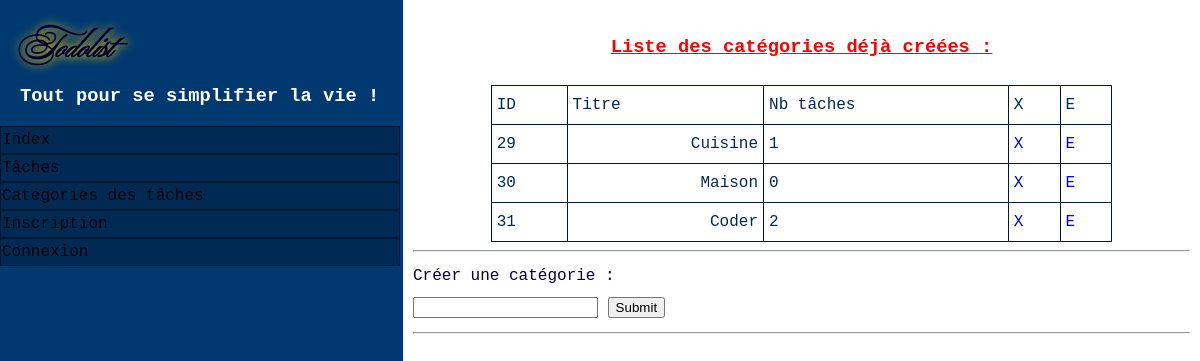
The app's page /categories.php, older data.
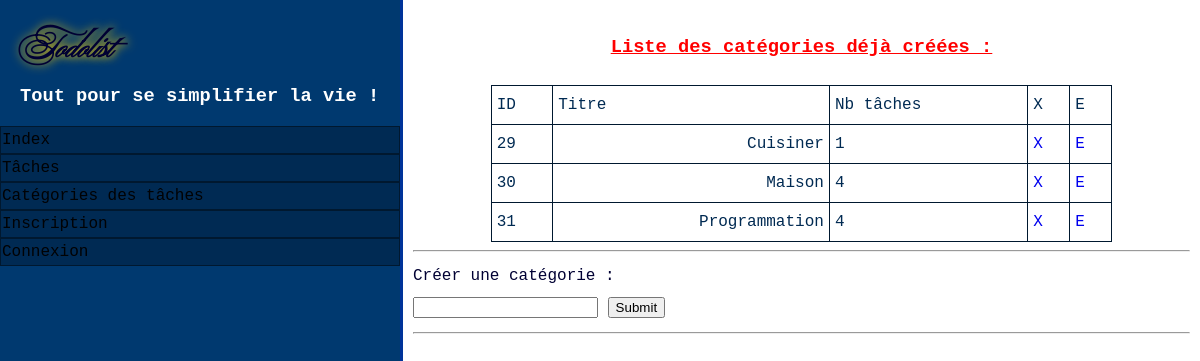
The same page, newer data.
### tables this page shows
CREATE TABLE `categories` (
  `id` int(11) NOT NULL,
  `categorie` varchar(100) NOT NULL
);

### includes/php/include_categories.php (the view, shortened to what this page needs)
<?php
function show_categories($pdo)
{
	$stmt = $pdo->query('SELECT categories.id, categories.categorie, COUNT(taches.id)'
						. ' `nbTaches` FROM categories'
						. ' LEFT JOIN taches ON taches.id_categorie = categories.id'
						. ' GROUP BY categories.id');
	while($row = $stmt->fetch())
	{
		echo "<tr>" . PHP_EOL
		. "<td>" . $row['id'] . "</td>" . PHP_EOL
		. "<td class='titre_tache'>" . htmlentities($row['categorie']) . "</td>" . PHP_EOL
		. "<td class=''>" . $row['nbTaches'] . "</td>" . PHP_EOL
		. "<td><a href=\"categories.php?delete_id=" . $row['id'] . "\">X</a></td>" . PHP_EOL
		. "<td><a href=\"categories.php?editer=" . $row['id'] . "\">E</a></td>" . PHP_EOL
		. "</tr>\n";
	}
}
?>

Row changes from the older to the newer data that the page shows:
changed categories id 29: categorie "Cuisine" → "Cuisiner"
computed for categories "Maison": nbTaches "0" → "4"
changed categories id 31: categorie "Coder" → "Programmation"; nbTaches "2" → "4"
